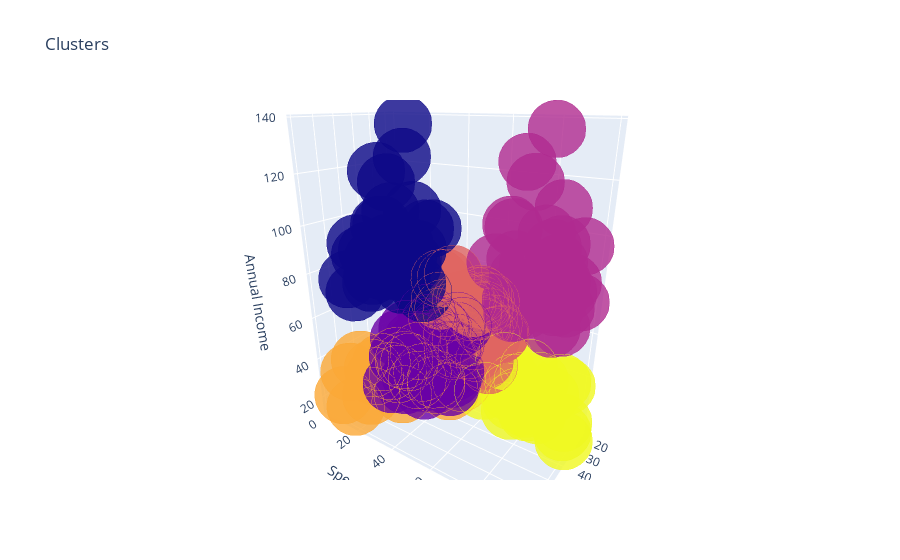

The code cell stored with this chart in its notebook:
### Code cell
customer_data['label1'] =  labels1
trace1 = go.Scatter3d(
    x= customer_data['Age'],
    y= customer_data['Spending Score (1-100)'],
    z= customer_data['Annual Income (k$)'],
    mode='markers',
     marker=dict(
        color = customer_data['label1'], 
        size= 20,
        line=dict(
            color= customer_data['label1'],
            width= 12
        ),
        opacity=0.8
     )
)
data = [trace1]
layout = go.Layout(
    title= 'Clusters',
    scene = dict(
            xaxis = dict(title  = 'Age'),
            yaxis = dict(title  = 'Spending Score'),
            zaxis = dict(title  = 'Annual Income')
        )
)
fig = go.Figure(data=data, layout=layout)
py.offline.iplot(fig)

### Figure 1 — Plotly figure (JSON) as saved in the notebook; plotly's stock layout.template omitted (floating-point values rounded to 4 significant figures; data arrays with more than 128 entries replaced by an {"elided": "..."} marker saying what was removed)
{"data": [{"marker": {"color": {"elided": "200 int values"}, "line": {"color": {"elided": "200 int values"}, "width": 12}, "opacity": 0.8, "size": 20}, "mode": "markers", "type": "scatter3d", "x": {"elided": "200 int values"}, "y": {"elided": "200 int values"}, "z": {"elided": "200 int values"}}], "layout": {"autosize": true, "scene": {"aspectmode": "auto", "aspectratio": {"x": 0.6093, "y": 1.148, "z": 1.429}, "camera": {"center": {"x": 0, "y": 0, "z": 0}, "eye": {"x": 1.52, "y": 1.063, "z": 0.7664}, "projection": {"type": "perspective"}, "up": {"x": -2.032e-10, "y": 4.317e-09, "z": 1}}, "xaxis": {"title": {"text": "Age"}, "type": "linear"}, "yaxis": {"title": {"text": "Spending Score"}, "type": "linear"}, "zaxis": {"title": {"text": "Annual Income"}, "type": "linear"}}, "title": {"text": "Clusters"}}}
